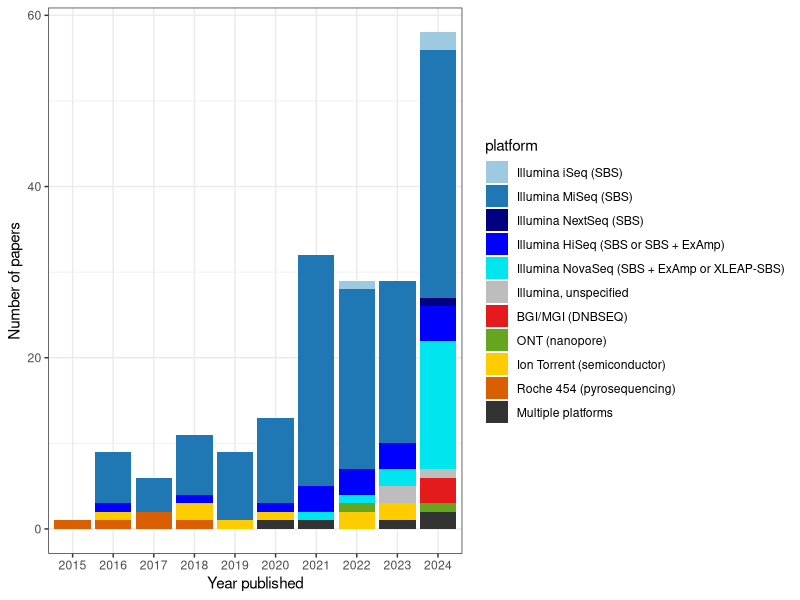
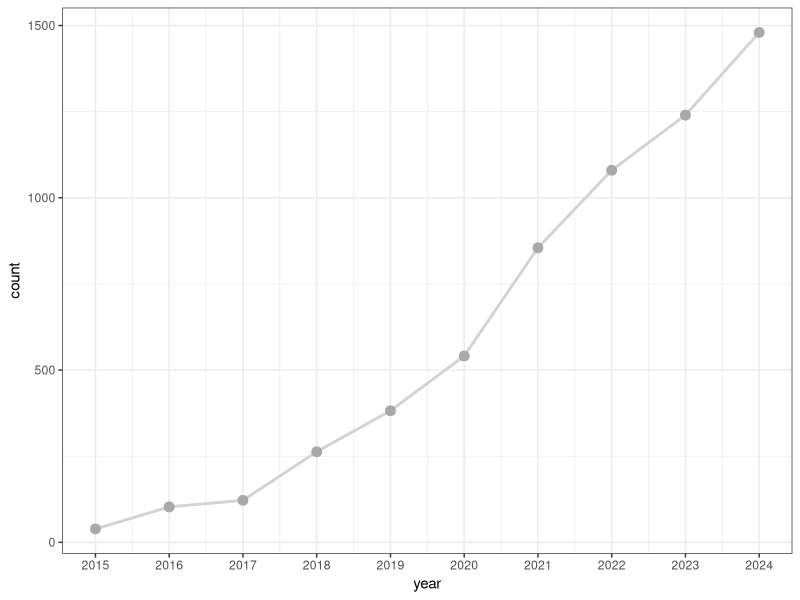
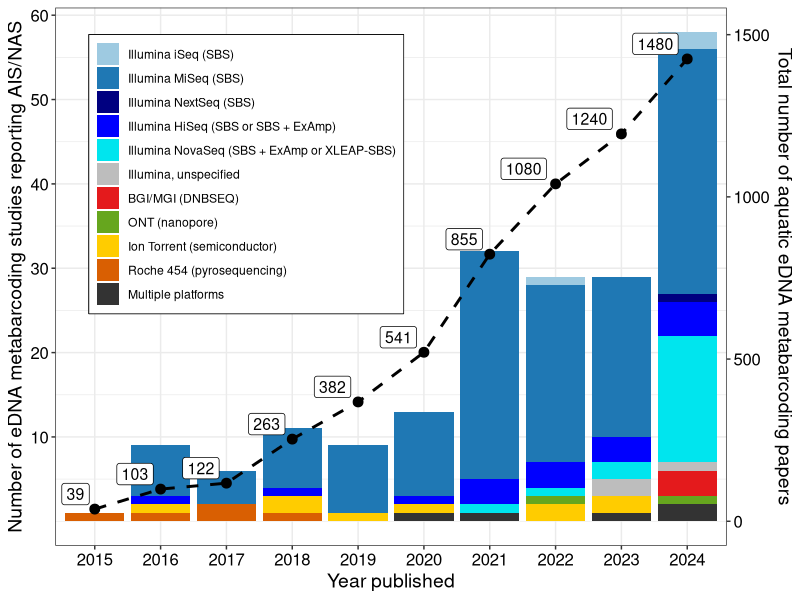

Write the R code that produced these figures, in order.
#show platform and number of papers by year for AIS detection using eDNA metabarcoding

library(ggplot2)
library(dplyr)
library(tidyr)
library(cowplot)

#results of the search: aquatic AND "eDNA metabarcoding" plus AIS/NAS terms
#2 papers used 3 platforms, 1 paper used 2 platforms; all the rest used 1 platform
#total 192 papers (and 197 records if counting papers using multiple platforms more than once)
AIS_eDNA_HTS_platforms <- read.csv("Fig_2_AIS_eDNA_HTS_platforms.csv")

AIS_platform_summary <- AIS_eDNA_HTS_platforms %>%
  group_by(year, platform) %>%
  summarise(count = n(), .groups = "drop")

AIS_platform_summary$platform <- factor(AIS_platform_summary$platform, levels = c(
  # Illumina platforms first
  "Illumina iSeq (SBS)",
  "Illumina MiSeq (SBS)",
  "Illumina NextSeq (SBS)",
  "Illumina HiSeq (SBS or SBS + ExAmp)",
  "Illumina NovaSeq (SBS + ExAmp or XLEAP-SBS)",
  "Illumina, unspecified",
  "BGI/MGI (DNBSEQ)",
  "ONT (nanopore)",
  "Ion Torrent (semiconductor)",
  "Roche 454 (pyrosequencing)",
  "Multiple platforms"))

#results of the search: aquatic AND "eDNA metabarcoding" without AIS/NAS terms
paper_count_year <- read.csv("Fig_2_total_aquatic_eDNA_year.csv")

cols <- c("#9ecae1", #iseq
          "#1f78b4", #miseq
          "navy", #nextseq
          "blue", #hiseq
          "turquoise2", #novaseq
          "#bdbdbd", #Illumina unspecified
          "#e41a1c", #bgi/mgi
          "#66a61e", #ont
          "#ffcc00", #ion
          "#d95f02", #roche
          "#333333") #multiple

#plot1 
ggplot(AIS_platform_summary) +
  geom_bar(aes(x = factor(year), y = count, fill = platform), 
           position = "stack", stat = "identity") +
  theme_bw()+
  xlab("Year published")+
  ylab("Number of papers")+
  scale_fill_manual(values=cols)

#plot2
ggplot(paper_count_year, aes(x = year, y = count)) +
  geom_line(color = "lightgray", size = 1) +   # Add line with color and thickness
  geom_point(color = "darkgray", size = 3) +  # Add dots with color and size
  theme_bw()+
  scale_x_continuous(breaks = 2015:2024, 
                     labels = 2015:2024) 

#combine plots
p1 <- ggplot() +
  geom_bar(data = AIS_platform_summary, #bar chart layer
         aes(x = factor(year), y = count, fill = platform), 
         position = "stack", stat = "identity") +
  geom_line(data = paper_count_year, #line plot layer with connected points
          aes(x = factor(year), y = count / 27, group = 1),  
          color = "black", size = 1, linetype = "dashed") +  
  geom_point(data = paper_count_year, 
           aes(x = factor(year), y = count / 27), 
           color = "black", size = 3) +
  geom_label(data = paper_count_year, #add text labels to the points on the line plot
           aes(x = factor(year), y = count / 27, label = count), 
           vjust = -0.2,  #move text slightly upward
           hjust = 1.2,  #move text to the left
           color = "black", 
           size = 4,
           fill = "white",  #white box behind text
           label.size = 0.25) +  #border around text box
  theme_bw() + #labels, themes, and scales
  xlab("Year published") +
  ylab("Papers reporting AIS/NAS") +  #Y-axis for bar chart values
  scale_fill_manual(values = cols) +  #cstom fill colors for bar chart
  scale_x_discrete(breaks = 2015:2024, labels = 2015:2024) +
  scale_y_continuous(name = "Number of eDNA metabarcoding studies reporting AIS/NAS",
                     breaks = seq(10, 60, by = 10), 
                     labels = seq(10, 60, by = 10),
                     sec.axis = sec_axis(transform = ~ . * 26, 
                                         name = "Total number of aquatic eDNA metabarcoding papers")) +
  theme(axis.title.y = element_text(color = "black", size = 14),
      axis.text.y = element_text(color = "black", size = 12),
      axis.title.x = element_text(color = "black", size = 14),
      axis.text.x = element_text(color = "black", size = 12),
      legend.title = element_blank(),
      legend.position = c(0.05, 0.95), 
      legend.justification = c(0,1),
      legend.background = element_rect(fill = "white", color = "black", linewidth = 0.25),
      legend.box.background = element_rect(color = "black", linewidth = 0.25))

p1

save_plot("Figure_2_platform_summary_plot.png", 
          p1,
          base_width = 9,
          base_height = 8,
          dpi=300)
                
